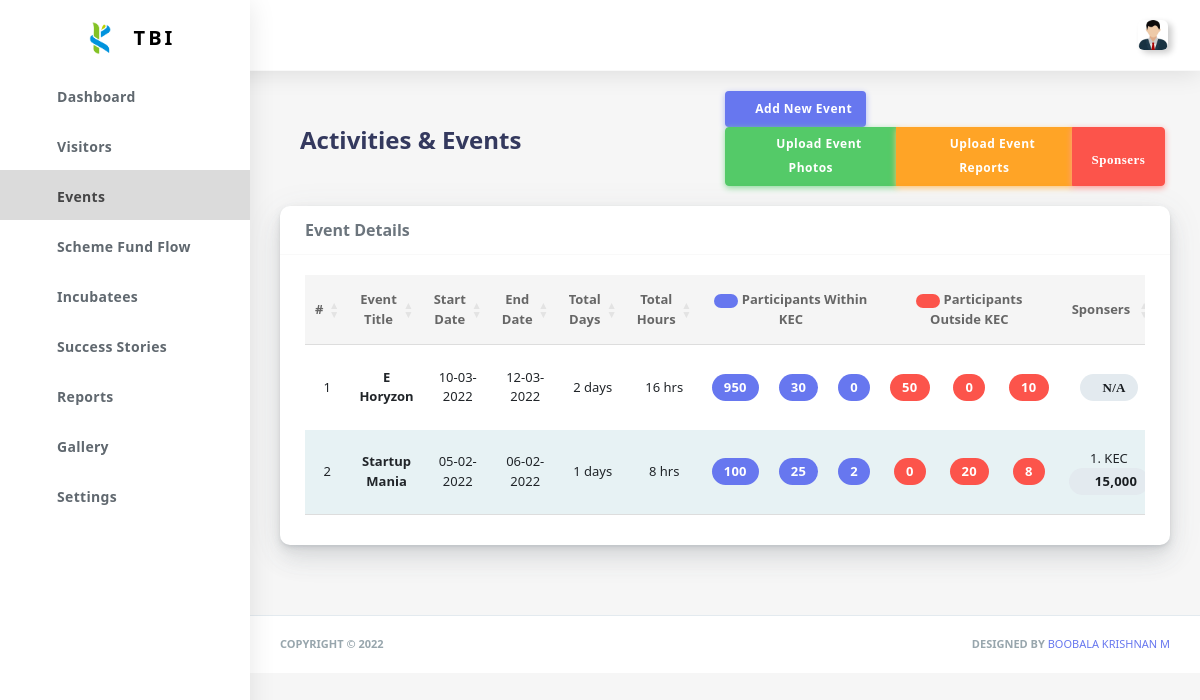
/events/ (signed in), run on the app's committed database.
### Users/models.py (models this page shows, shortened)
class Events(models.Model):
    title = models.CharField(
        max_length=50,
        verbose_name="Event Name",
        validators=[validators['textspecial']]
    )
    hours = models.IntegerField(
        verbose_name="No. of Hours",
        validators = [validators['minimum']],
    )
    fromdate = models.DateField(verbose_name="Event Start Date")
    todate = models.DateField(verbose_name="Event End Date", null=True, blank=True)
    days = models.IntegerField(
        verbose_name="No. of Days", null=True, blank=True,
        validators = [validators['minimum']],
    )
    inKECstudents = models.IntegerField(
        verbose_name="No. of Students (KEC)",
        validators = [validators['minimum']],
    )
    outstudents = models.IntegerField(
        verbose_name="No. of Students (Other)",
        validators = [validators['minimum']],
    )
    inKECstaffs = models.IntegerField(
        verbose_name="No. of Staffs (KEC)",
        validators = [validators['minimum']],
    )
    outstaffs = models.IntegerField(
        verbose_name="No. of Staffs (Other)",
        validators = [validators['minimum']],
    )
    inKECOrganizaions = models.IntegerField(
        verbose_name="No. of Organizaions (KEC)",
        validators = [validators['minimum']],
    )
    outOrganizaions = models.IntegerField(
        verbose_name="No. of Organizaions (Other)",
        validators = [validators['minimum']],
    )
    class Meta:
        unique_together = ("title", "fromdate","todate")
    def __str__(self):
        return self.title

class EventSponsors(models.Model):
    eventSponser = models.ForeignKey(Events, on_delete=models.CASCADE)
    name = models.CharField(max_length=50, verbose_name="Sponsor Name")
    amount = models.CharField(max_length=20, verbose_name="Amount")

### Users/views.py (the view, shortened to what this page needs)
# urls.py: path('events/',views.events,name = 'events'),
@login_required(login_url='/login/')
def events(request):
    ErrorForm = -1
    toast = []
    eventForm = EventForm()
    eventPhotoForm = EventImagesForm()
    eventReportForm = EventReportsForm()
    eventSponserForm = EventSponserForm()
    events = Events.objects.all().values().order_by('-fromdate')
    for i in events:
        i['sponsers'] = EventSponsors.objects.filter(eventSponser__id = i['id']).all()
        i['images'] = EventImages.objects.filter(event__id = i['id']).all()
        i['reports'] = EventReports.objects.filter(events__id = i['id']).all()
    return render(request, 'events.html', {
        "ErrorForm":ErrorForm,
        "toast":toast,
        'eventForm':eventForm,
        'eventPhotoForm':eventPhotoForm,
        'eventReportForm':eventReportForm,
        'eventSponserForm':eventSponserForm,
        'events':events,
    })

### Front End/Templates/events.html (shortened to what this page needs)
{% extends "body.html" %}
{% load crispy_forms_tags %}
{% load static %}
{% block CSS %}
<link rel="stylesheet" href="{% static 'Front End/CSS/bundles/iziToast.min.css' %}">
<link href="https://cdn.datatables.net/1.12.1/css/jquery.dataTables.min.css" rel="stylesheet">
<link rel="stylesheet" type="text/css" href="https://cdn.datatables.net/v/dt/dt-1.12.1/b-2.2.3/b-html5-2.2.3/b-print-2.2.3/datatables.min.css"/>
{% endblock CSS %}
{% block content %}
<div class="main-content">
    <section class="section">
    <div class="section-header">
        <div class="col">
            <h1>Activities & Events</h1>
        </div>
        <div class="col d-flex justify-content-end">
            <div class="row">
                <button type="button" class="btn btn-icon icon-left btn-primary mr-3" id="eventsbtn" data-toggle="modal" data-target="#eventModal"><i class="fas fa-plus"></i> Add New Event</button>
                <div class="btn-group" role="group" aria-label="">
                    <button type="button" class="btn btn-icon icon-left btn-success" id="eventPhotosbtn" data-toggle="modal" data-target="#updateeventModal"><i class="fas fa-plus"></i> Upload Event Photos</button>
                    <button type="button" class="btn btn-icon icon-left btn-warning" id="eventFilesbtn" data-toggle="modal" data-target="#updateeventReportModal"><i class="fas fa-plus"></i> Upload Event Reports</button>
                    <button type="button" class="btn btn-danger" id="eventSponsersbtn" data-toggle="modal" data-target="#eventsponserModal" onclick="$('#id_eventSponser option[value={{ i.id }}]').prop('selected','true');"><i class="fas fa-plus"> Sponsers</i></button>
                </div>
            </div>
        </div>
    </div>
    <div class="row">
        <div class="col-12 col-sm-12 col-lg-12">
        <div class="card">
            <div class="card-header">
            <h4>Event Details</h4>
            </div>
            <div class="card-body">
            <div class="table-responsive table-invoice">
                <table id="exportTable" class="table table-striped text-center">
                    <thead>
                        <tr>
                            <th class="text-center">#</th>
                            <th class="text-center">Event Title</th>
                            <th class="text-center">Start Date</th>
                            <th class="text-center">End Date</th>
                            <th class="text-center">Total Days</th>
                            <th class="text-center">Total Hours</th>
                            <th class="text-center" colspan="3">
                                <span class="badge badge-primary"> </span> Participants Within KEC
                            </th>
                            <th class="text-center" colspan="3">
                                <span class="badge badge-danger"> </span> Participants Outside KEC
                            </th>
                            <th class="text-center">Sponsers</th>
                        </tr>
                    </thead>
                {% for i in events %}
                <tr height="85px">
                    <td>{{ forloop.counter }}</td>
                    <td class="font-weight-600" width="20%">{{ i.title }}</td>
                    <td width="10%">{{ i.fromdate|date:'d-m-Y' }}</td>
                    <td width="10%">{{ i.todate|date:'d-m-Y' }}</td>
                    <td width="5%">{{ i.days }} days</td>
                    <td width="5%">{{ i.hours }} hrs</td>
                    <td>
                        <span class="badge badge-primary" data-toggle="tooltip" data-original-title="Students">{{ i.inKECstudents }}</span>
                    </td>
                    <td>
                        <span class="badge badge-primary" data-toggle="tooltip" data-original-title="Staffs">{{ i.inKECstaffs }}</span>
                    </td>
                    <td>
                        <span class="badge badge-primary" data-toggle="tooltip" data-original-title="Organisations">{{ i.inKECOrganizaions }}</span>
                    </td>
                    <td>
                        <span class="badge badge-danger" data-toggle="tooltip" data-original-title="Students">{{ i.outstudents }}</span>
                    </td>
                    <td>
                        <span class="badge badge-danger" data-toggle="tooltip" data-original-title="Staffs">{{ i.outstaffs }}</span>
                    </td>
                    <td>
                        <span class="badge badge-danger" data-toggle="tooltip" data-original-title="Organisations">{{ i.outOrganizaions }}</span>
                    </td>
                    <td>
                        {% for j in i.sponsers %}
                        <div class="">
                            {{ forloop.counter }}. {{ j.name }}  <span class="text-center badge badge-light" >
                               <i class="fas fa-rupee-sign"></i> {{ j.amount }}
                            </span>
                        </div>
                        {% empty %}
                        <div class="">
                            <span class="text-center badge badge-light" >
                               <i class="fas fa-money-check-alt">N/A</i>
                            </span>
                        </div>
                        {% endfor %}
                    </td>
                </tr>
                {% empty %}
                <tr>
                    <td colspan=9 class="text-center">No Events in the database</td>
                </tr>
                {% endfor %}
                </table>
            </div>
            </div>
        </div>
        </div>
    </div>
    </section>
</div>
{% endblock content %}

### Front End/CSS/custom.css (style rules this page uses)
.badge { font-size: inherit !important; }

### Front End/CSS/components.css (style rules this page uses)
table.dataTable { border-collapse: collapse !important; }
table.dataTable th, table.dataTable td { vertical-align: middle; }
table.dataTable thead th, table.dataTable thead td { border-bottom: 1px solid #ddd !important; }
table.dataTable.no-footer { border-bottom: 1px solid #ddd !important; }

### data on the page
Events: title "E Horyzon", fromdate "10-03-2022", todate "12-03-2022", days "2", hours "16", inKECstudents "950", inKECstaffs "30", inKECOrganizaions "0", outstudents "50", outstaffs "0", outOrganizaions "10"
Events: title "Startup Mania", fromdate "05-02-2022", todate "06-02-2022", days "1", hours "8", inKECstudents "100", inKECstaffs "25", inKECOrganizaions "2", outstudents "0", outstaffs "20", outOrganizaions "8"
EventSponsors: name "KEC", amount "15,000"
